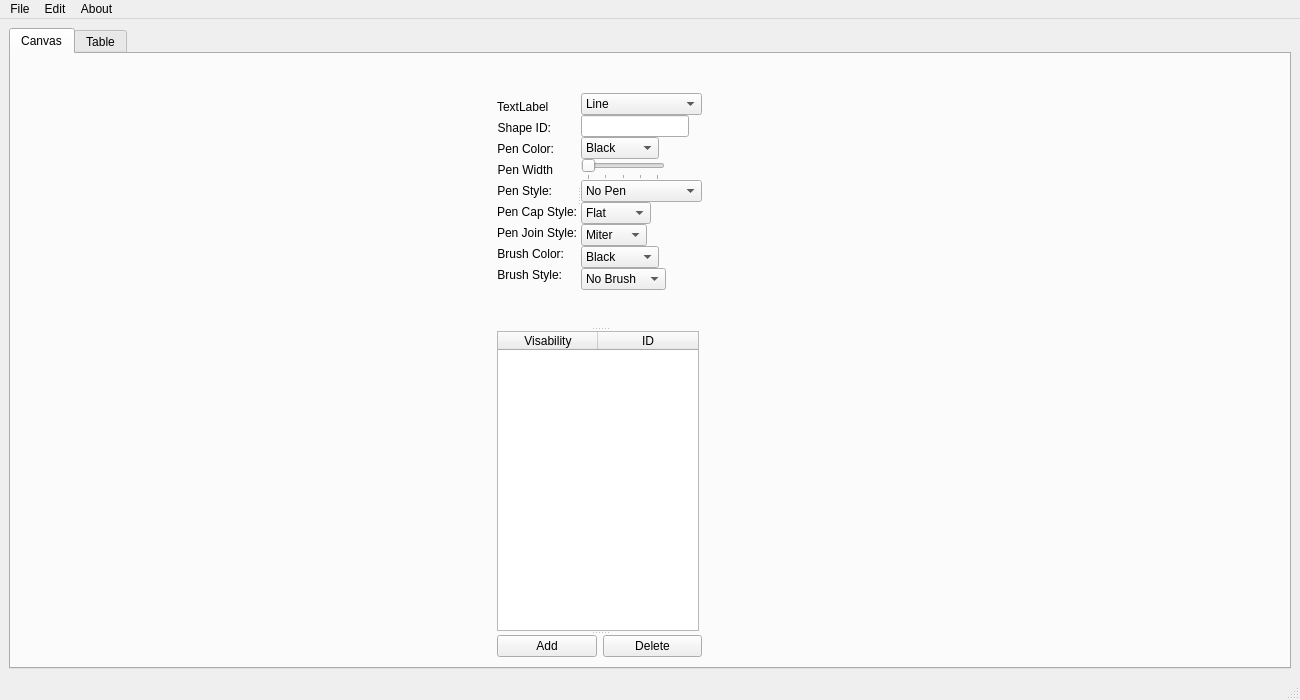
<?xml version="1.0" encoding="UTF-8"?>
<ui version="4.0">
 <class>MainInterface</class>
 <widget class="QMainWindow" name="MainInterface">
  <property name="geometry">
   <rect>
    <x>0</x>
    <y>0</y>
    <width>1300</width>
    <height>700</height>
   </rect>
  </property>
  <property name="sizePolicy">
   <sizepolicy hsizetype="Expanding" vsizetype="Expanding">
    <horstretch>0</horstretch>
    <verstretch>0</verstretch>
   </sizepolicy>
  </property>
  <property name="minimumSize">
   <size>
    <width>1300</width>
    <height>700</height>
   </size>
  </property>
  <property name="maximumSize">
   <size>
    <width>8000</width>
    <height>2000</height>
   </size>
  </property>
  <property name="windowTitle">
   <string>MainWindow</string>
  </property>
  <widget class="QWidget" name="centralwidget">
   <layout class="QGridLayout" name="gridLayout">
    <item row="0" column="0">
     <widget class="QTabWidget" name="Tabs">
      <property name="currentIndex">
       <number>0</number>
      </property>
      <widget class="QWidget" name="Canvas">
       <property name="sizePolicy">
        <sizepolicy hsizetype="Expanding" vsizetype="Expanding">
         <horstretch>0</horstretch>
         <verstretch>0</verstretch>
        </sizepolicy>
       </property>
       <attribute name="title">
        <string>Canvas</string>
       </attribute>
       <layout class="QGridLayout" name="gridLayout_2">
        <item row="0" column="0">
         <layout class="QHBoxLayout" name="horizontalLayout">
          <property name="spacing">
           <number>25</number>
          </property>
          <property name="rightMargin">
           <number>100</number>
          </property>
          <item>
           <widget class="QSplitter" name="CanvasInfoSplitter">
            <property name="orientation">
             <enum>Qt::Vertical</enum>
            </property>
            <widget class="QSplitter" name="InputSplitter">
             <property name="sizePolicy">
              <sizepolicy hsizetype="Fixed" vsizetype="Fixed">
               <horstretch>0</horstretch>
               <verstretch>0</verstretch>
              </sizepolicy>
             </property>
             <property name="maximumSize">
              <size>
               <width>16777215</width>
               <height>16777215</height>
              </size>
             </property>
             <property name="orientation">
              <enum>Qt::Horizontal</enum>
             </property>
             <property name="opaqueResize">
              <bool>false</bool>
             </property>
             <property name="childrenCollapsible">
              <bool>false</bool>
             </property>
             <widget class="QWidget" name="layoutWidget_2">
              <layout class="QVBoxLayout" name="LabelLayout">
               <property name="spacing">
                <number>0</number>
               </property>
               <property name="leftMargin">
                <number>0</number>
               </property>
               <property name="topMargin">
                <number>30</number>
               </property>
               <property name="bottomMargin">
                <number>30</number>
               </property>
               <item>
                <widget class="QLabel" name="ShapeTypeLabel">
                 <property name="sizePolicy">
                  <sizepolicy hsizetype="Fixed" vsizetype="Fixed">
                   <horstretch>0</horstretch>
                   <verstretch>0</verstretch>
                  </sizepolicy>
                 </property>
                 <property name="text">
                  <string>TextLabel</string>
                 </property>
                </widget>
               </item>
               <item>
                <widget class="QLabel" name="shapeIdLabel">
                 <property name="sizePolicy">
                  <sizepolicy hsizetype="Fixed" vsizetype="Fixed">
                   <horstretch>0</horstretch>
                   <verstretch>0</verstretch>
                  </sizepolicy>
                 </property>
                 <property name="text">
                  <string>Shape ID:</string>
                 </property>
                 <property name="alignment">
                  <set>Qt::AlignRight|Qt::AlignTrailing|Qt::AlignVCenter</set>
                 </property>
                </widget>
               </item>
               <item>
                <widget class="QLabel" name="penColorLabel">
                 <property name="sizePolicy">
                  <sizepolicy hsizetype="Fixed" vsizetype="Fixed">
                   <horstretch>0</horstretch>
                   <verstretch>0</verstretch>
                  </sizepolicy>
                 </property>
                 <property name="text">
                  <string>Pen Color:</string>
                 </property>
                 <property name="alignment">
                  <set>Qt::AlignRight|Qt::AlignTrailing|Qt::AlignVCenter</set>
                 </property>
                </widget>
               </item>
               <item>
                <widget class="QLabel" name="penWidthLabel">
                 <property name="sizePolicy">
                  <sizepolicy hsizetype="Fixed" vsizetype="Fixed">
                   <horstretch>0</horstretch>
                   <verstretch>0</verstretch>
                  </sizepolicy>
                 </property>
                 <property name="text">
                  <string>Pen Width</string>
                 </property>
                 <property name="alignment">
                  <set>Qt::AlignRight|Qt::AlignTrailing|Qt::AlignVCenter</set>
                 </property>
                </widget>
               </item>
               <item>
                <widget class="QLabel" name="penStyleLabel">
                 <property name="sizePolicy">
                  <sizepolicy hsizetype="Fixed" vsizetype="Fixed">
                   <horstretch>0</horstretch>
                   <verstretch>0</verstretch>
                  </sizepolicy>
                 </property>
                 <property name="text">
                  <string>Pen Style:</string>
                 </property>
                 <property name="alignment">
                  <set>Qt::AlignRight|Qt::AlignTrailing|Qt::AlignVCenter</set>
                 </property>
                </widget>
               </item>
               <item>
                <widget class="QLabel" name="penCapStyleLabel">
                 <property name="sizePolicy">
                  <sizepolicy hsizetype="Fixed" vsizetype="Fixed">
                   <horstretch>0</horstretch>
                   <verstretch>0</verstretch>
                  </sizepolicy>
                 </property>
                 <property name="text">
                  <string>Pen Cap Style:</string>
                 </property>
                 <property name="alignment">
                  <set>Qt::AlignRight|Qt::AlignTrailing|Qt::AlignVCenter</set>
                 </property>
                </widget>
               </item>
               <item>
                <widget class="QLabel" name="PenJoinLabel">
                 <property name="sizePolicy">
                  <sizepolicy hsizetype="Fixed" vsizetype="Fixed">
                   <horstretch>0</horstretch>
                   <verstretch>0</verstretch>
                  </sizepolicy>
                 </property>
                 <property name="text">
                  <string>Pen Join Style:</string>
                 </property>
                 <property name="alignment">
                  <set>Qt::AlignRight|Qt::AlignTrailing|Qt::AlignVCenter</set>
                 </property>
                </widget>
               </item>
               <item>
                <widget class="QLabel" name="BrushColorLabel">
                 <property name="sizePolicy">
                  <sizepolicy hsizetype="Fixed" vsizetype="Fixed">
                   <horstretch>0</horstretch>
                   <verstretch>0</verstretch>
                  </sizepolicy>
                 </property>
                 <property name="text">
                  <string>Brush Color:</string>
                 </property>
                 <property name="alignment">
                  <set>Qt::AlignRight|Qt::AlignTrailing|Qt::AlignVCenter</set>
                 </property>
                </widget>
               </item>
               <item>
                <widget class="QLabel" name="brushStyleLabel">
                 <property name="sizePolicy">
                  <sizepolicy hsizetype="Fixed" vsizetype="Fixed">
                   <horstretch>0</horstretch>
                   <verstretch>0</verstretch>
                  </sizepolicy>
                 </property>
                 <property name="text">
                  <string>Brush Style:</string>
                 </property>
                 <property name="alignment">
                  <set>Qt::AlignRight|Qt::AlignTrailing|Qt::AlignVCenter</set>
                 </property>
                </widget>
               </item>
              </layout>
             </widget>
             <widget class="QWidget" name="layoutWidget_3">
              <layout class="QVBoxLayout" name="InputLayout">
               <property name="spacing">
                <number>0</number>
               </property>
               <property name="topMargin">
                <number>30</number>
               </property>
               <property name="bottomMargin">
                <number>30</number>
               </property>
               <item>
                <widget class="QComboBox" name="ShapeTypeEdit">
                 <item>
                  <property name="text">
                   <string>Line</string>
                  </property>
                 </item>
                 <item>
                  <property name="text">
                   <string>PolyLine</string>
                  </property>
                 </item>
                 <item>
                  <property name="text">
                   <string>PolyGon</string>
                  </property>
                 </item>
                 <item>
                  <property name="text">
                   <string>Circle</string>
                  </property>
                 </item>
                 <item>
                  <property name="text">
                   <string>Ellipse</string>
                  </property>
                 </item>
                 <item>
                  <property name="text">
                   <string>Square</string>
                  </property>
                 </item>
                 <item>
                  <property name="text">
                   <string>Rectangle</string>
                  </property>
                 </item>
                 <item>
                  <property name="text">
                   <string>Text</string>
                  </property>
                 </item>
                </widget>
               </item>
               <item>
                <widget class="QLineEdit" name="shapeIdEdit">
                 <property name="sizePolicy">
                  <sizepolicy hsizetype="Fixed" vsizetype="Fixed">
                   <horstretch>0</horstretch>
                   <verstretch>0</verstretch>
                  </sizepolicy>
                 </property>
                 <property name="layoutDirection">
                  <enum>Qt::LeftToRight</enum>
                 </property>
                 <property name="text">
                  <string/>
                 </property>
                 <property name="maxLength">
                  <number>3</number>
                 </property>
                 <property name="alignment">
                  <set>Qt::AlignRight|Qt::AlignTrailing|Qt::AlignVCenter</set>
                 </property>
                </widget>
               </item>
               <item>
                <widget class="QComboBox" name="penColorEdit">
                 <property name="sizePolicy">
                  <sizepolicy hsizetype="Fixed" vsizetype="Fixed">
                   <horstretch>0</horstretch>
                   <verstretch>0</verstretch>
                  </sizepolicy>
                 </property>
                 <item>
                  <property name="text">
                   <string>Black</string>
                  </property>
                 </item>
                 <item>
                  <property name="text">
                   <string>White</string>
                  </property>
                 </item>
                 <item>
                  <property name="text">
                   <string>Gray</string>
                  </property>
                 </item>
                 <item>
                  <property name="text">
                   <string>Red</string>
                  </property>
                 </item>
                 <item>
                  <property name="text">
                   <string>Blue</string>
                  </property>
                 </item>
                 <item>
                  <property name="text">
                   <string>Green</string>
                  </property>
                 </item>
                 <item>
                  <property name="text">
                   <string>Yellow</string>
                  </property>
                 </item>
                 <item>
                  <property name="text">
                   <string>Cyan</string>
                  </property>
                 </item>
                 <item>
                  <property name="text">
                   <string>Magenta</string>
                  </property>
                 </item>
                </widget>
               </item>
               <item>
                <widget class="QSlider" name="penWidthEdit">
                 <property name="sizePolicy">
                  <sizepolicy hsizetype="Fixed" vsizetype="Fixed">
                   <horstretch>0</horstretch>
                   <verstretch>0</verstretch>
                  </sizepolicy>
                 </property>
                 <property name="minimumSize">
                  <size>
                   <width>81</width>
                   <height>21</height>
                  </size>
                 </property>
                 <property name="minimum">
                  <number>0</number>
                 </property>
                 <property name="maximum">
                  <number>20</number>
                 </property>
                 <property name="orientation">
                  <enum>Qt::Horizontal</enum>
                 </property>
                 <property name="invertedAppearance">
                  <bool>false</bool>
                 </property>
                 <property name="invertedControls">
                  <bool>false</bool>
                 </property>
                 <property name="tickPosition">
                  <enum>QSlider::TicksBelow</enum>
                 </property>
                 <property name="tickInterval">
                  <number>5</number>
                 </property>
                </widget>
               </item>
               <item>
                <widget class="QComboBox" name="penStyleEdit">
                 <property name="sizePolicy">
                  <sizepolicy hsizetype="Fixed" vsizetype="Fixed">
                   <horstretch>0</horstretch>
                   <verstretch>0</verstretch>
                  </sizepolicy>
                 </property>
                 <item>
                  <property name="text">
                   <string>No Pen</string>
                  </property>
                 </item>
                 <item>
                  <property name="text">
                   <string>Solid</string>
                  </property>
                 </item>
                 <item>
                  <property name="text">
                   <string>Dashed</string>
                  </property>
                 </item>
                 <item>
                  <property name="text">
                   <string>Dotted</string>
                  </property>
                 </item>
                 <item>
                  <property name="text">
                   <string>Dash-Dotted</string>
                  </property>
                 </item>
                 <item>
                  <property name="text">
                   <string>Dash-Dot-Dotted</string>
                  </property>
                 </item>
                </widget>
               </item>
               <item>
                <widget class="QComboBox" name="PenCapEdit">
                 <property name="sizePolicy">
                  <sizepolicy hsizetype="Fixed" vsizetype="Fixed">
                   <horstretch>0</horstretch>
                   <verstretch>0</verstretch>
                  </sizepolicy>
                 </property>
                 <item>
                  <property name="text">
                   <string>Flat</string>
                  </property>
                 </item>
                 <item>
                  <property name="text">
                   <string>Square</string>
                  </property>
                 </item>
                 <item>
                  <property name="text">
                   <string>Round</string>
                  </property>
                 </item>
                </widget>
               </item>
               <item>
                <widget class="QComboBox" name="PenJoinEdit">
                 <property name="sizePolicy">
                  <sizepolicy hsizetype="Fixed" vsizetype="Fixed">
                   <horstretch>0</horstretch>
                   <verstretch>0</verstretch>
                  </sizepolicy>
                 </property>
                 <item>
                  <property name="text">
                   <string>Miter</string>
                  </property>
                 </item>
                 <item>
                  <property name="text">
                   <string>Bevel</string>
                  </property>
                 </item>
                 <item>
                  <property name="text">
                   <string>Round</string>
                  </property>
                 </item>
                </widget>
               </item>
               <item>
                <widget class="QComboBox" name="brushColorEdit">
                 <property name="sizePolicy">
                  <sizepolicy hsizetype="Fixed" vsizetype="Fixed">
                   <horstretch>0</horstretch>
                   <verstretch>0</verstretch>
                  </sizepolicy>
                 </property>
                 <item>
                  <property name="text">
                   <string>Black</string>
                  </property>
                 </item>
                 <item>
                  <property name="text">
                   <string>White</string>
                  </property>
                 </item>
                 <item>
                  <property name="text">
                   <string>Gray</string>
                  </property>
                 </item>
                 <item>
                  <property name="text">
                   <string>Red</string>
                  </property>
                 </item>
                 <item>
                  <property name="text">
                   <string>Green</string>
                  </property>
                 </item>
                 <item>
                  <property name="text">
                   <string>Blue</string>
                  </property>
                 </item>
                 <item>
                  <property name="text">
                   <string>Yellow</string>
                  </property>
                 </item>
                 <item>
                  <property name="text">
                   <string>Cyan</string>
                  </property>
                 </item>
                 <item>
                  <property name="text">
                   <string>Magenta</string>
                  </property>
                 </item>
                </widget>
               </item>
               <item>
                <widget class="QComboBox" name="brushStyleEdit">
                 <property name="sizePolicy">
                  <sizepolicy hsizetype="Fixed" vsizetype="Fixed">
                   <horstretch>0</horstretch>
                   <verstretch>0</verstretch>
                  </sizepolicy>
                 </property>
                 <item>
                  <property name="text">
                   <string>No Brush</string>
                  </property>
                 </item>
                 <item>
                  <property name="text">
                   <string>Solid</string>
                  </property>
                 </item>
                 <item>
                  <property name="text">
                   <string>Horizontal</string>
                  </property>
                 </item>
                 <item>
                  <property name="text">
                   <string>Vertical</string>
                  </property>
                 </item>
                </widget>
               </item>
              </layout>
             </widget>
            </widget>
            <widget class="QTableWidget" name="layerTable">
             <property name="sizePolicy">
              <sizepolicy hsizetype="Fixed" vsizetype="Expanding">
               <horstretch>0</horstretch>
               <verstretch>0</verstretch>
              </sizepolicy>
             </property>
             <property name="minimumSize">
              <size>
               <width>202</width>
               <height>300</height>
              </size>
             </property>
             <property name="maximumSize">
              <size>
               <width>202</width>
               <height>500</height>
              </size>
             </property>
             <property name="sizeAdjustPolicy">
              <enum>QAbstractScrollArea::AdjustToContents</enum>
             </property>
             <property name="autoScrollMargin">
              <number>16</number>
             </property>
             <property name="columnCount">
              <number>2</number>
             </property>
             <column>
              <property name="text">
               <string>Visability</string>
              </property>
             </column>
             <column>
              <property name="text">
               <string>ID</string>
              </property>
             </column>
            </widget>
            <widget class="QWidget" name="layoutWidget_4">
             <layout class="QHBoxLayout" name="Adddelete_3">
              <item>
               <widget class="QPushButton" name="AddObject_4">
                <property name="text">
                 <string>Add</string>
                </property>
               </widget>
              </item>
              <item>
               <widget class="QPushButton" name="DeleteObj">
                <property name="text">
                 <string>Delete</string>
                </property>
               </widget>
              </item>
             </layout>
            </widget>
           </widget>
          </item>
         </layout>
        </item>
       </layout>
      </widget>
      <widget class="QWidget" name="Table">
       <attribute name="title">
        <string>Table</string>
       </attribute>
       <widget class="QTableWidget" name="tableWidget">
        <property name="geometry">
         <rect>
          <x>10</x>
          <y>10</y>
          <width>1101</width>
          <height>581</height>
         </rect>
        </property>
        <column>
         <property name="text">
          <string>Shape ID</string>
         </property>
        </column>
        <column>
         <property name="text">
          <string>Type</string>
         </property>
        </column>
        <column>
         <property name="text">
          <string>Area</string>
         </property>
        </column>
        <column>
         <property name="text">
          <string>Perimeter</string>
         </property>
        </column>
        <column>
         <property name="text">
          <string>Pen Color</string>
         </property>
        </column>
        <column>
         <property name="text">
          <string>Pen Width</string>
         </property>
        </column>
        <column>
         <property name="text">
          <string>Pen Style</string>
         </property>
        </column>
        <column>
         <property name="text">
          <string>Pen Cap Style</string>
         </property>
        </column>
        <column>
         <property name="text">
          <string>Pen Join Style</string>
         </property>
        </column>
        <column>
         <property name="text">
          <string>Brush Color</string>
         </property>
        </column>
        <column>
         <property name="text">
          <string>Brush Style</string>
         </property>
        </column>
       </widget>
       <widget class="QWidget" name="layoutWidget">
        <property name="geometry">
         <rect>
          <x>1120</x>
          <y>10</y>
          <width>94</width>
          <height>83</height>
         </rect>
        </property>
        <layout class="QVBoxLayout" name="verticalLayout">
         <item>
          <widget class="QPushButton" name="button_SortPerimeter">
           <property name="text">
            <string>Sort by Perimeter</string>
           </property>
          </widget>
         </item>
         <item>
          <widget class="QPushButton" name="button_SortArea">
           <property name="text">
            <string>Sort by Area</string>
           </property>
          </widget>
         </item>
         <item>
          <widget class="QPushButton" name="button_SortID">
           <property name="text">
            <string>Sort by ID</string>
           </property>
          </widget>
         </item>
        </layout>
       </widget>
      </widget>
     </widget>
    </item>
   </layout>
  </widget>
  <widget class="QMenuBar" name="menubar">
   <property name="geometry">
    <rect>
     <x>0</x>
     <y>0</y>
     <width>1300</width>
     <height>21</height>
    </rect>
   </property>
   <widget class="QMenu" name="menuFile">
    <property name="title">
     <string>File</string>
    </property>
    <addaction name="actionNew"/>
    <addaction name="actionSave"/>
    <addaction name="actionSave_As"/>
    <addaction name="actionOpen"/>
    <addaction name="actionExit"/>
   </widget>
   <widget class="QMenu" name="menuEdit">
    <property name="title">
     <string>Edit</string>
    </property>
    <addaction name="actionTBD"/>
   </widget>
   <widget class="QMenu" name="menuAbout">
    <property name="title">
     <string>About</string>
    </property>
    <addaction name="actionMaintenance_Notes"/>
    <addaction name="actionTestimonials"/>
    <addaction name="actionContact_Us"/>
   </widget>
   <addaction name="menuFile"/>
   <addaction name="menuEdit"/>
   <addaction name="menuAbout"/>
  </widget>
  <widget class="QStatusBar" name="statusbar"/>
  <action name="actionMaintenance_Notes">
   <property name="text">
    <string>Maintenance Notes</string>
   </property>
  </action>
  <action name="actionTestimonials">
   <property name="text">
    <string>Testimonials</string>
   </property>
  </action>
  <action name="actionContact_Us">
   <property name="text">
    <string>Contact Us</string>
   </property>
  </action>
  <action name="actionTBD">
   <property name="text">
    <string>TBD</string>
   </property>
  </action>
  <action name="actionSave">
   <property name="text">
    <string>Save            (Ctrl + S)</string>
   </property>
   <property name="shortcut">
    <string>Ctrl+S</string>
   </property>
  </action>
  <action name="actionSave_As">
   <property name="text">
    <string>Save As...</string>
   </property>
  </action>
  <action name="actionOpen">
   <property name="text">
    <string>Open</string>
   </property>
  </action>
  <action name="actionExit">
   <property name="text">
    <string>Exit               (Esc)</string>
   </property>
  </action>
  <action name="actionNew">
   <property name="text">
    <string>New</string>
   </property>
  </action>
  <action name="actionLoad">
   <property name="text">
    <string>Load</string>
   </property>
  </action>
 </widget>
 <resources/>
 <connections/>
</ui>
